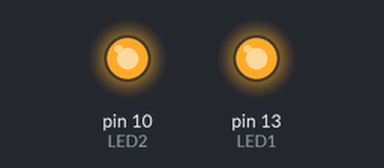
Recording of a sketch running on a simulated Arduino Uno, built with avr-gcc and run on an emulated ATmega328P. Parts: output pins drawn as LEDs (lit = HIGH).

Above: at 0.1 s.
Timing chart, 0 to 1.6 s (numbered marks = the images above):
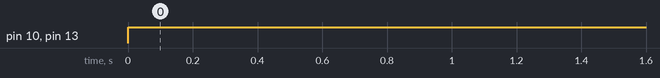

Measured:
- by itself, pin 10 (LED2), pin 13 (LED1): LOW → HIGH at 0.00 s

The sketch:

sketch_feb08b.ino
```cpp
#define LED1 13
#define LED2 10

void setup() {
  // put your setup code here, to run once:
  pinMode(LED1, OUTPUT);
  pinMode(LED2, OUTPUT);
}

void loop() {
  // put your main code here, to run repeatedly:
  digitalWrite(LED1, HIGH);
  digitalWrite(LED2, HIGH);
}
```
